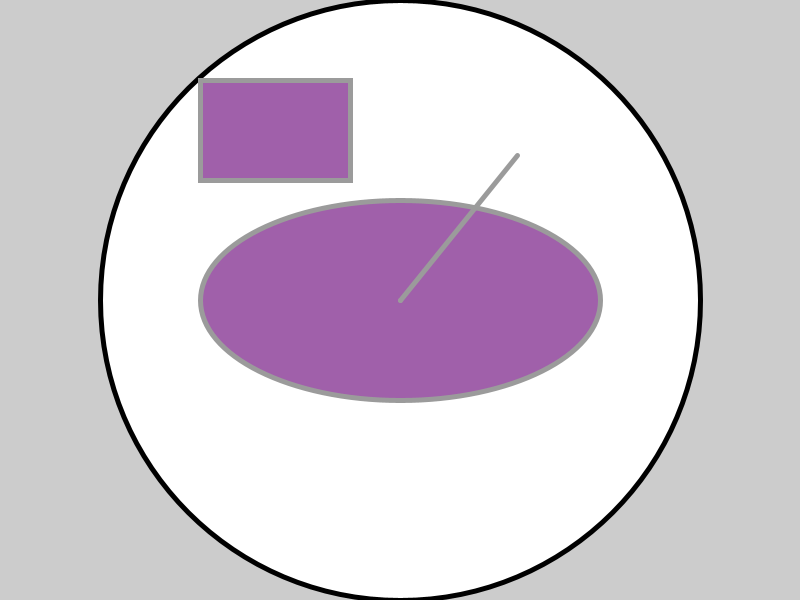
Frame 1 (no input)
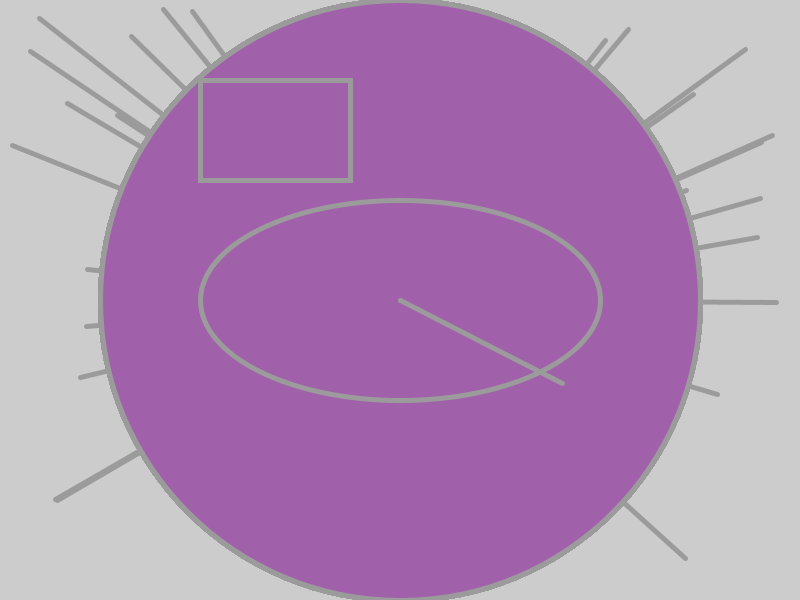
Frame 60 (the mouse pressed at the canvas centre just before this capture)
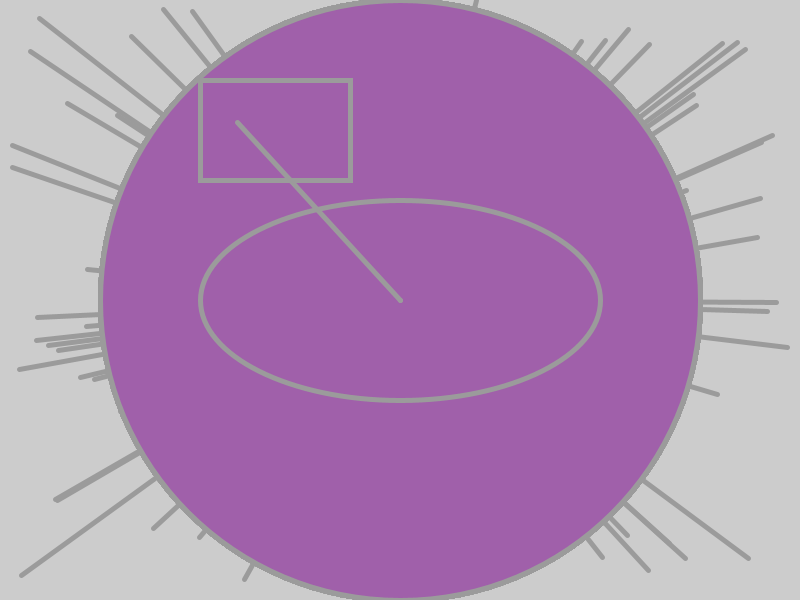
Frame 120 (the mouse held since frame 60 and released just before this capture)

The Processing sketch that drew these frames (run headless with seeded random() and noise(); from frame 60 on, the mouse is pressed at the canvas centre):

// Processing sketch: sketch_2d_01c
// ── sketch_2d_01c.pde

void setup() {
    size(800, 600);
}

void draw() {
    strokeWeight(5);
    ellipse (width/2, height/2, height, height);


    stroke(155, 155, 155);
    fill(160, 96, 170);
    ellipse( width/2, height/2, 400, 200 );

    point(400, 300);

    rect(200, 80, 150, 100 );

    line( width/2, height/2, random(800), random(height) ) ;
   // line ( width/2, height/2, mouseX, mouseY);
}
